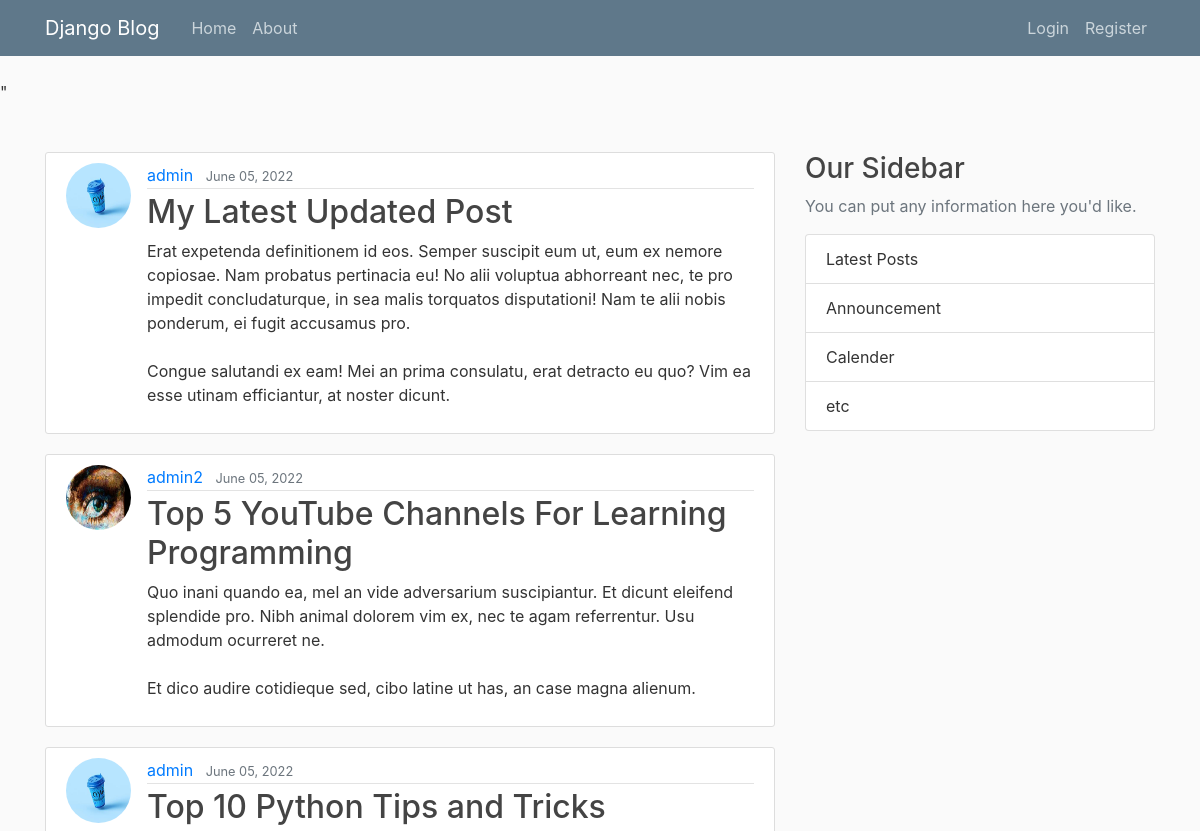
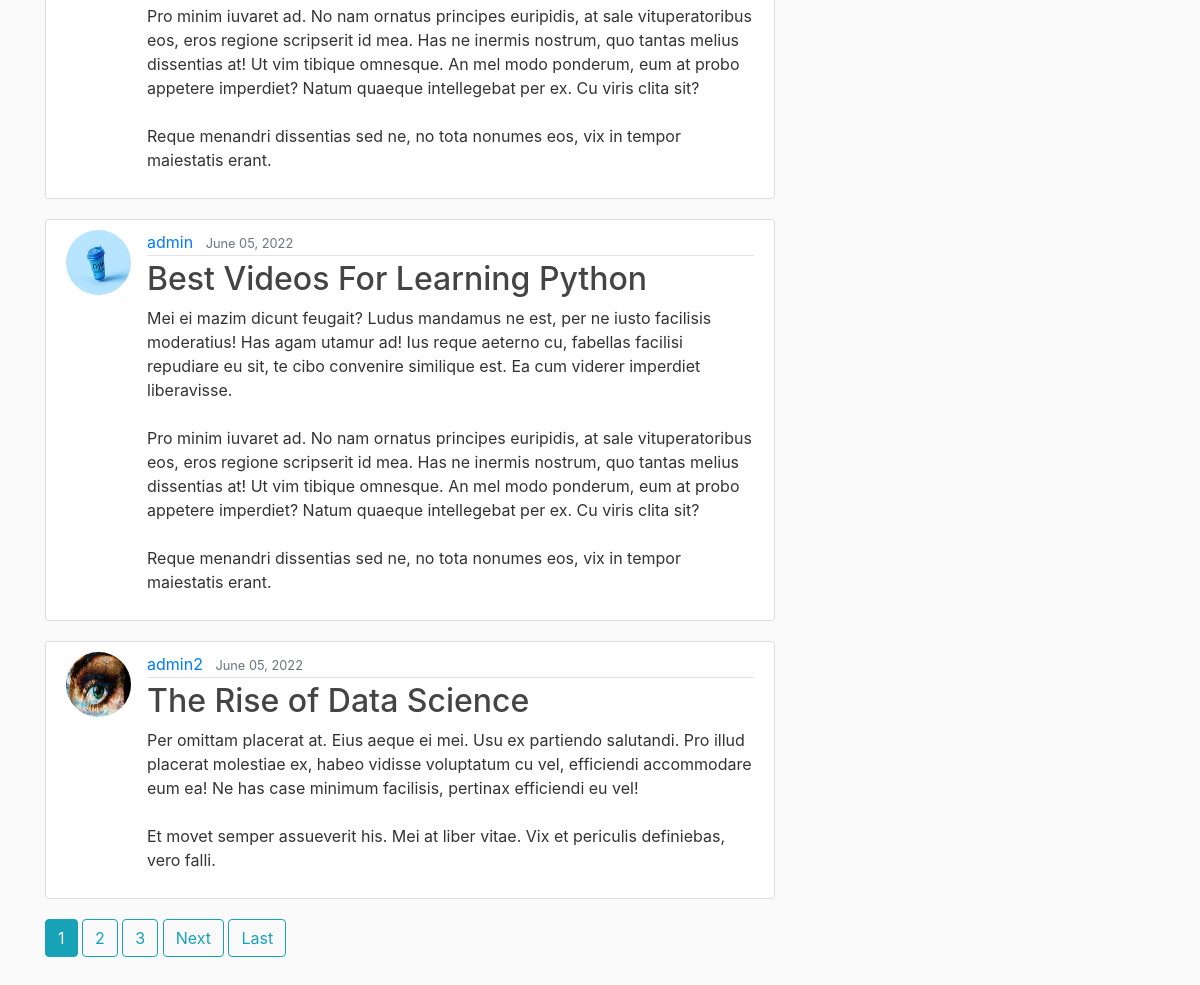
Screenshot of /blog/ with the database file from the repository (2 pictures, top to bottom).
### blog/models.py (models this page shows, shortened)
class Post(models.Model):
    title = models.CharField(max_length=100)
    content = models.TextField()
    date_posted = models.DateTimeField(default=timezone.now)
    author = models.ForeignKey(User, on_delete=models.CASCADE)

### users/models.py (models this page shows, shortened)
class Profile(models.Model):
    user = models.OneToOneField(User, on_delete=models.CASCADE)
    image = models.ImageField(default='default.jpg', upload_to='profile_pics')

### blog/views.py (the view)
# urls.py: path('', PostListView.as_view() ,name='blog-home'),
class PostListView(ListView):
    model = Post
    template_name = 'blog/home.html'
    context_object_name = 'posts'
    ordering = ['-date_posted']
    paginate_by = 5

### blog/templates/blog/home.html (shortened to what this page needs)
{% extends "blog/base.html" %}
{% block content %}
    {% for post in posts %}
        <article class="media content-section">
            <img class ="rounded-circle article-img " src="{{ post.author.profile.image.url }}" alt="{{ post.title }}" class="media-object pull-left">
              <div class="media-body">
                <div class="article-metadata">
                  <a class="mr-2" href="{% url 'user-posts' post.author.username %}">{{ post.author }}</a>
                  <small class="text-muted">{{ post.date_posted|date:"F d, Y" }}</small>
                </div>
                <h2><a class="article-title" href="{% url 'post-detail' post.id %}">{{ post.title }}</a></h2>
                <p class="article-content">{{ post.content }}</p>
              </div>
        </article>
    {% endfor %}
    {% if is_paginated %}
      {% for num in page_obj.paginator.page_range %}
        {% if page_obj.number == num %}
          <a class="btn btn-info mb-4" href="?page={{ num }}">{{ num }}</a>
        {% elif num > page_obj.number|add:'-3' and num < page_obj.number|add:'3' %}
          <a class="btn btn-outline-info mb-4" href="?page={{ num }}">{{ num }}</a>
        {% endif %}
      {% endfor %}
      {% if page_obj.has_next %}
        <a class="btn btn-outline-info mb-4" href="?page={{ page_obj.next_page_number }}">Next</a>
        <a class="btn btn-outline-info mb-4" href="?page={{ page_obj.paginator.num_pages }}">Last</a>
      {% endif %}
    {% endif %}
{% endblock content %}

### blog/templates/blog/base.html (shortened to what this page needs)
{% load static %}
<html>
    <head>
        <link rel="stylesheet" href="https://cdn.jsdelivr.net/npm/bootstrap@4.0.0/dist/css/bootstrap.min.css">
        <link rel="stylesheet" type="text/css" href=" {% static 'blog/main.css' %} ">"
    </head>
    <body>
        <header class="site-header">
            <nav class="navbar navbar-expand-md navbar-dark bg-steel fixed-top">
                <div class="container">
                        <a class="navbar-brand mr-4" href="{% url 'blog-home' %}">Django Blog</a>
                        <div class="collapse navbar-collapse" id="navbartoggle">
                             <div class="navbar-nav mr-auto">
                                 <a class="nav-item nav-link" href="{% url 'blog-home' %}">Home</a>
                                <a class="nav-item nav-link" href="{% url 'blog-about' %}">About</a>
                             </div>
                             <div class="navbar-nav">
                                 {% if user.is_authenticated %}
                                    <a class="nav-item nav-link" href="{% url 'post-create' %}">New post</a>
                                    <a class="nav-item nav-link" href="{% url 'profile' %}">Profile</a>
                                    <a class="nav-item nav-link" href="{% url 'logout' %}">Logout</a>
                                 {% else %}
                                    <a class="nav-item nav-link" href="{% url 'login' %}">Login</a>
                                    <a class="nav-item nav-link" href="{% url 'register' %}">Register</a>
                                 {% endif %}
                             </div>
                        </div>
                </div>
            </nav>
        </header>
        <main role="main" class="container py-5">
            <div class="row">
                <div class="col-md-8">
                {% block content %}{% endblock %}
                </div>
                <div class="col-md-4">
                    <div class="content-selection">
                        <h3> Our Sidebar</h3>
                        <p class="text-muted">
                            You can put any information here you'd like.
                        </p>
                            <ul class="list-group">
                                <li class="list-group-item list-group-item-ligth">Latest Posts</li>
                                <li class="list-group-item list-group-item-ligth">Announcement</li>
                                <li class="list-group-item list-group-item-ligth">Calender</li>
                                <li class="list-group-item list-group-item-ligth">etc</li>
                            </ul>
                    </div>
                </div>
            </div>
        </main>
    </body>
</html>

### blog/static/blog/main.css (style rules this page uses)
body { background: #fafafa; color: #333333; margin-top: 5rem; }
h1, h2, h3, h4, h5, h6 { color: #444444; }
ul { margin: 0; }
.bg-steel { background-color: #5f788a; color:#000; }
.site-header .navbar-nav .nav-link { color: #cbd5db; }
.content-section { background: #ffffff; padding: 10px 20px; border: 1px solid #dddddd; border-radius: 3px; margin-bottom: 20px; }
.article-title { color: #444444; }
.article-content { white-space: pre-line; }
.article-img { height: 65px; width: 65px; margin-right: 16px; }
.article-metadata { padding-bottom: 1px; margin-bottom: 4px; border-bottom: 1px solid #e3e3e3 }

### rows the page displays
Post: author.profile.image (picture), author "admin", date_posted "June 05, 2022", title "My Latest Updated Post", content "Erat expetenda definitionem id eos. Semper suscipit eum ut, eum ex nemore copiosae. Nam probatus pertinacia eu! No alii voluptua abhorreant nec, te pro impedit concludaturque, in sea malis torquatos disputationi! Nam te alii nobis ponderum, ei fugit accusamus pro. Congue salutandi ex eam! Mei an prima consulatu, erat detracto eu quo? Vim ea esse utinam efficiantur, at noster dicunt."
Post: author.profile.image (placeholder picture), author "admin2", date_posted "June 05, 2022", title "Top 5 YouTube Channels For Learning Programming", content "Quo inani quando ea, mel an vide adversarium suscipiantur. Et dicunt eleifend splendide pro. Nibh animal dolorem vim ex, nec te agam referrentur. Usu admodum ocurreret ne. Et dico audire cotidieque sed, cibo latine ut has, an case magna alienum."
Post: author.profile.image (picture), author "admin", date_posted "June 05, 2022", title "Top 10 Python Tips and Tricks", content "Pro minim iuvaret ad. No nam ornatus principes euripidis, at sale vituperatoribus eos, eros regione scripserit id mea. Has ne inermis nostrum, quo tantas melius dissentias at! Ut vim tibique omnesque. An mel modo ponderum, eum at probo appetere imperdiet? Natum quaeque intellegebat per ex. Cu viris clita sit? Reque menandri dissentias sed ne, no tota nonumes eos, vix in tempor maiestatis erant."
Post: author.profile.image (picture), author "admin", date_posted "June 05, 2022", title "Best Videos For Learning Python", content "Mei ei mazim dicunt feugait? Ludus mandamus ne est, per ne iusto facilisis moderatius! Has agam utamur ad! Ius reque aeterno cu, fabellas facilisi repudiare eu sit, te cibo convenire similique est. Ea cum viderer imperdiet liberavisse. Pro minim iuvaret ad. No nam ornatus principes euripidis, at sale vituperatoribus eos, eros regione scripserit id mea. Has ne inermis nostrum, quo tantas melius dissentias at! Ut vim tibique omnesque. An mel modo ponderum, eum at probo appetere imperdiet? Natum quaeque intellegebat per ex. Cu viris clita sit? Reque menandri dissentias sed ne, no tota nonumes eos, vix in tempor maiestatis erant."
Post: author.profile.image (placeholder picture), author "admin2", date_posted "June 05, 2022", title "The Rise of Data Science", content "Per omittam placerat at. Eius aeque ei mei. Usu ex partiendo salutandi. Pro illud placerat molestiae ex, habeo vidisse voluptatum cu vel, efficiendi accommodare eum ea! Ne has case minimum facilisis, pertinax efficiendi eu vel! Et movet semper assueverit his. Mei at liber vitae. Vix et periculis definiebas, vero falli."

### other values shown
{{ num }} "1"
{{ num }} "2" "3"
